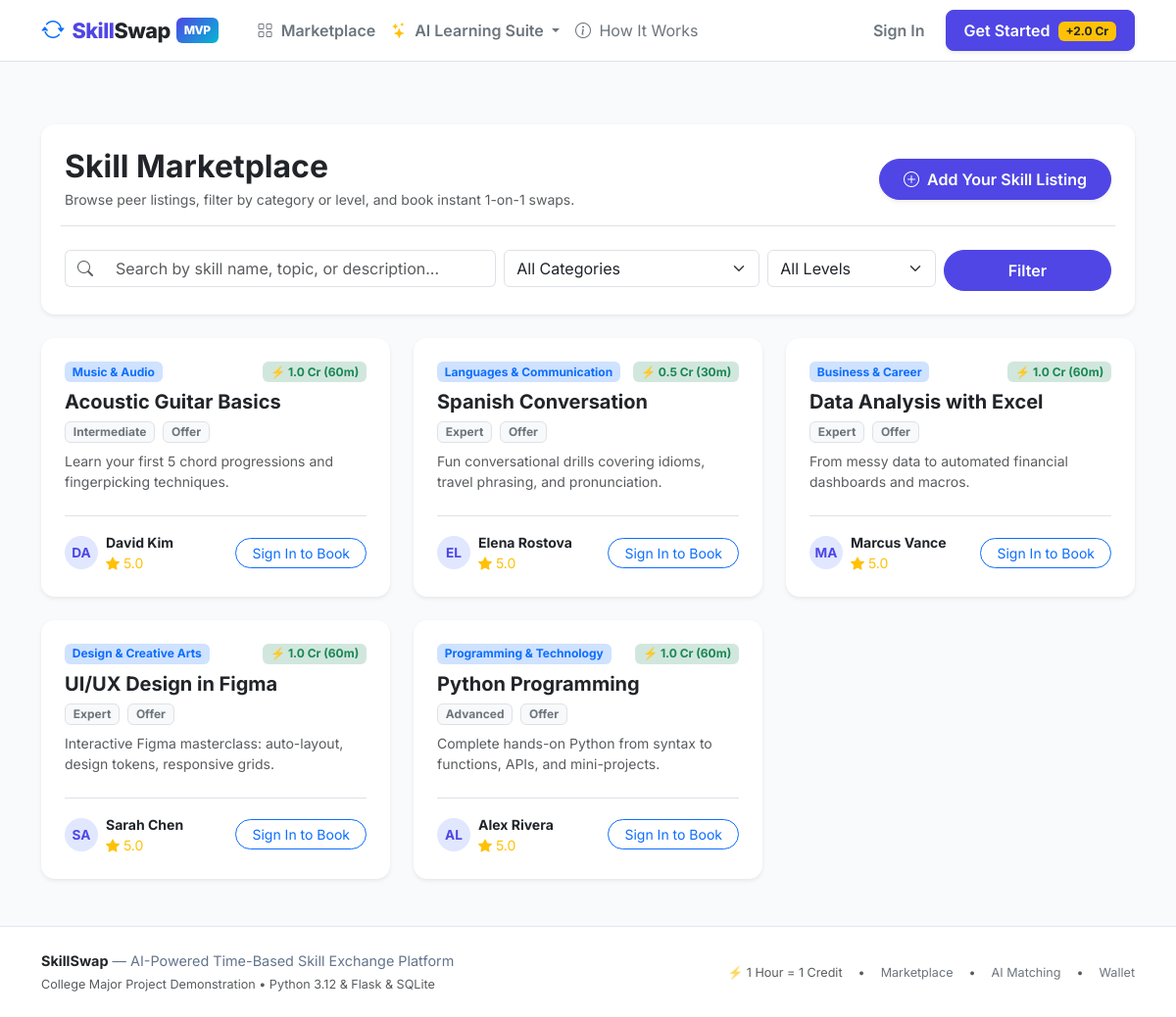
Screenshot of /skills/ with the database file from the repository.
### app/models/skills.py (models this page shows, shortened)
class UserSkill(db.Model):
    __tablename__ = "user_skills"
    id = db.Column(db.Integer, primary_key=True)
    user_id = db.Column(db.Integer, db.ForeignKey("users.id"), nullable=False, index=True)
    skill_id = db.Column(db.Integer, db.ForeignKey("skills.id"), nullable=False, index=True)
    kind = db.Column(db.String(10), default="offer", nullable=False)  # 'offer' or 'want'
    level = db.Column(db.String(20), default="Intermediate", nullable=False)  # Beginner, Intermediate, Advanced, Expert
    description = db.Column(db.Text, default="")
    session_minutes = db.Column(db.Integer, default=60, nullable=False)
    is_active = db.Column(db.Boolean, default=True, nullable=False)
    created_at = db.Column(db.DateTime, default=lambda: datetime.now(timezone.utc), nullable=False)
    user = db.relationship("User", back_populates="skills")
    skill = db.relationship("Skill", back_populates="user_skills")
    @property
    def credit_cost(self) -> float:
        return round(self.session_minutes / 60.0, 2)

class SkillCategory(db.Model):
    __tablename__ = "skill_categories"
    id = db.Column(db.Integer, primary_key=True)
    name = db.Column(db.String(64), unique=True, nullable=False, index=True)
    description = db.Column(db.String(255), default="")
    icon = db.Column(db.String(64), default="bi-mortarboard")
    skills = db.relationship("Skill", back_populates="category", cascade="all, delete-orphan", lazy="dynamic")

class Skill(db.Model):
    __tablename__ = "skills"
    id = db.Column(db.Integer, primary_key=True)
    category_id = db.Column(db.Integer, db.ForeignKey("skill_categories.id"), nullable=False, index=True)
    name = db.Column(db.String(100), nullable=False, index=True)
    category = db.relationship("SkillCategory", back_populates="skills")
    user_skills = db.relationship("UserSkill", back_populates="skill", cascade="all, delete-orphan", lazy="dynamic")
    bookings = db.relationship("Booking", back_populates="skill", lazy="dynamic")
    __table_args__ = (
        db.UniqueConstraint("category_id", "name", name="uq_category_skill_name"),
    )

### app/models/user.py (models this page shows, shortened)
class User(UserMixin, db.Model):
    __tablename__ = "users"
    id = db.Column(db.Integer, primary_key=True)
    username = db.Column(db.String(64), unique=True, nullable=False, index=True)
    email = db.Column(db.String(120), unique=True, nullable=False, index=True)
    password_hash = db.Column(db.String(256), nullable=False)
    full_name = db.Column(db.String(100), nullable=False)
    role = db.Column(db.String(20), default="user", nullable=False)  # 'user', 'admin'
    status = db.Column(db.String(20), default="active", nullable=False)  # 'active', 'suspended'
    bio = db.Column(db.Text, default="")
    headline = db.Column(db.String(150), default="")
    location = db.Column(db.String(100), default="")
    timezone = db.Column(db.String(50), default="UTC")
    avatar_path = db.Column(db.String(255), nullable=True)
    created_at = db.Column(db.DateTime, default=lambda: datetime.now(timezone.utc), nullable=False)
    updated_at = db.Column(db.DateTime, default=lambda: datetime.now(timezone.utc), onupdate=lambda: datetime.now(timezone.utc), nullable=False)
    wallet = db.relationship("Wallet", back_populates="user", uselist=False, cascade="all, delete-orphan")
    skills = db.relationship("UserSkill", back_populates="user", cascade="all, delete-orphan", lazy="dynamic")
    availability = db.relationship("AvailabilitySlot", back_populates="user", cascade="all, delete-orphan")
    bookings_as_learner = db.relationship(
        "Booking", foreign_keys="Booking.learner_id", back_populates="learner", lazy="dynamic"
    )
    bookings_as_teacher = db.relationship(
        "Booking", foreign_keys="Booking.teacher_id", back_populates="teacher", lazy="dynamic"
    )
    reviews_given = db.relationship(
        "Review", foreign_keys="Review.reviewer_id", back_populates="reviewer", lazy="dynamic"
    )
    reviews_received = db.relationship(
        "Review", foreign_keys="Review.reviewee_id", back_populates="reviewee", lazy="dynamic"
    )
    notifications = db.relationship("Notification", back_populates="user", cascade="all, delete-orphan", lazy="dynamic")
    roadmaps = db.relationship("LearningRoadmap", back_populates="user", cascade="all, delete-orphan", lazy="dynamic")
    quizzes = db.relationship("GeneratedQuiz", back_populates="user", cascade="all, delete-orphan", lazy="dynamic")
    ai_conversations = db.relationship("AIConversation", back_populates="user", cascade="all, delete-orphan", lazy="dynamic")
    ai_prefs = db.relationship("UserAIPrefs", back_populates="user", uselist=False, cascade="all, delete-orphan")
    @property
    def average_rating(self) -> float:
        reviews = self.reviews_received.all()
        if not reviews:
            return 5.0
        return round(sum(r.rating for r in reviews) / len(reviews), 1)

### app/models/review.py (models this page shows, shortened)
class Review(db.Model):
    __tablename__ = "reviews"
    id = db.Column(db.Integer, primary_key=True)
    booking_id = db.Column(db.Integer, db.ForeignKey("bookings.id"), nullable=False, index=True)
    reviewer_id = db.Column(db.Integer, db.ForeignKey("users.id"), nullable=False, index=True)
    reviewee_id = db.Column(db.Integer, db.ForeignKey("users.id"), nullable=False, index=True)
    rating = db.Column(db.Integer, nullable=False)  # 1 to 5
    comment = db.Column(db.Text, default="")
    created_at = db.Column(db.DateTime, default=lambda: datetime.now(timezone.utc), nullable=False)
    booking = db.relationship("Booking", back_populates="reviews")
    reviewer = db.relationship("User", foreign_keys=[reviewer_id], back_populates="reviews_given")
    reviewee = db.relationship("User", foreign_keys=[reviewee_id], back_populates="reviews_received")
    __table_args__ = (
        db.UniqueConstraint("booking_id", "reviewer_id", name="uq_booking_reviewer"),
    )

### app/skills/routes.py (the view)
@bp.route("/")
def index():
    query_str = request.args.get("q", "").strip()
    category_id = request.args.get("category", type=int)
    kind = request.args.get("kind", "offer")  # default to teaching offers
    level = request.args.get("level", "")
    skills_query = UserSkill.query.filter_by(is_active=True)
    if kind:
        skills_query = skills_query.filter_by(kind=kind)
    if level:
        skills_query = skills_query.filter_by(level=level)
    if category_id:
        skills_query = skills_query.join(Skill).filter(Skill.category_id == category_id)
    if query_str:
        search_filter = f"%{query_str}%"
        skills_query = skills_query.join(Skill).filter(
            (Skill.name.ilike(search_filter))
            | (UserSkill.description.ilike(search_filter))
        )
    listings = skills_query.order_by(UserSkill.created_at.desc()).all()
    categories = SkillCategory.query.order_by(SkillCategory.name).all()
    return render_template(
        "skills/index.html",
        listings=listings,
        categories=categories,
        selected_category=category_id,
        selected_kind=kind,
        selected_level=level,
        search_query=query_str,
    )

### app/templates/skills/index.html (shortened to what this page needs)
{% extends "base.html" %}
{% block content %}
<div class="container py-4">
  <div class="card p-4 border-0 shadow-sm mb-4">
    <div class="row align-items-center gy-3">
      <div class="col-lg-6">
        <h2 class="fw-bold mb-1">Skill Marketplace</h2>
        <p class="text-muted small mb-0">Browse peer listings, filter by category or level, and book instant 1-on-1 swaps.</p>
      </div>
      <div class="col-lg-6 text-lg-end">
        <a href="{{ url_for('skills.new') }}" class="btn btn-primary rounded-pill px-4 fw-semibold shadow-sm">
          <i class="bi bi-plus-circle me-1"></i> Add Your Skill Listing
        </a>
      </div>
    </div>
    <form method="GET" action="{{ url_for('skills.index') }}" class="row g-2 mt-3 pt-3 border-top">
      <div class="col-md-5">
        <div class="input-group">
          <span class="input-group-text bg-white border-end-0"><i class="bi bi-search text-muted"></i></span>
          <input type="text" name="q" value="{{ search_query }}" class="form-control border-start-0" placeholder="Search by skill name, topic, or description...">
        </div>
      </div>
      <div class="col-md-3">
        <select name="category" class="form-select">
          <option value="">All Categories</option>
        </select>
      </div>
      <div class="col-md-2">
        <select name="level" class="form-select">
          <option value="">All Levels</option>
        </select>
      </div>
      <div class="col-md-2 d-flex gap-2">
        <button type="submit" class="btn btn-primary w-100 rounded-pill">Filter</button>
      </div>
    </form>
  </div>
  {% if listings %}
    <div class="row g-4">
      {% for listing in listings %}
        <div class="col-md-6 col-lg-4">
          <div class="card h-100 p-4 border-0 shadow-sm card-hover d-flex flex-column">
            <div class="d-flex justify-content-between align-items-start mb-2">
              <span class="badge bg-primary-subtle text-primary">{{ listing.skill.category.name }}</span>
              <span class="badge bg-success-subtle text-success fw-bold">
                ⚡ {{ listing.credit_cost }} Cr ({{ listing.session_minutes }}m)
              </span>
            </div>
            <h5 class="fw-bold mb-2 text-dark">
              <a href="{{ url_for('skills.detail', skill_id=listing.skill_id) }}" class="text-decoration-none text-dark">
                {{ listing.skill.name }}
              </a>
            </h5>
            <div class="d-flex gap-2 mb-2">
              <span class="badge bg-light text-secondary border small">{{ listing.level }}</span>
              <span class="badge bg-light text-secondary border small">{{ listing.kind.title() }}</span>
            </div>
            <p class="text-muted small mb-4 flex-grow-1" style="line-height: 1.5;">
              {{ listing.description[:120] }}{% if listing.description|length > 120 %}...{% endif %}
            </p>
            <div class="d-flex align-items-center justify-content-between pt-3 border-top mt-auto">
              <a href="{{ url_for('auth.profile', username=listing.user.username) }}" class="d-flex align-items-center gap-2 text-decoration-none text-dark">
                <div class="avatar-circle" style="width: 34px; height: 34px; font-size: 0.85rem;">
                  {{ listing.user.username[:2].upper() }}
                </div>
                <div>
                  <div class="fw-bold small">{{ listing.user.full_name }}</div>
                  <div class="text-warning small"><i class="bi bi-star-fill"></i> {{ listing.user.average_rating }}</div>
                </div>
              </a>
              {% if current_user.is_authenticated and current_user.id != listing.user.id %}
                <a href="{{ url_for('bookings.new', user_skill_id=listing.id) }}" class="btn btn-primary btn-sm rounded-pill px-3">
                  Book Swap
                </a>
              {% elif not current_user.is_authenticated %}
                <a href="{{ url_for('auth.login') }}" class="btn btn-outline-primary btn-sm rounded-pill px-3">
                  Sign In to Book
                </a>
              {% else %}
                <span class="badge bg-secondary-subtle text-secondary">Your Listing</span>
              {% endif %}
            </div>
          </div>
        </div>
      {% endfor %}
    </div>
  {% endif %}
</div>
{% endblock %}

### app/static/css/custom.css (style rules this page uses)
:root { --primary: #4f46e5; --primary-hover: #4338ca; --primary-light: #e0e7ff; --accent: #10b981; --accent-hover: #059669; --accent-light: #d1fae5; --dark: #0f172a; --dark-surface: #1e293b; --gray-border: #e2e8f0; --gray-bg: #f8fafc; --font-family: 'Inter', system-ui, -apple-system, sans-serif; }
body { font-family: var(--font-family); background-color: var(--gray-bg); color: #334155; min-height: 100vh; display: flex; flex-direction: column; }
.card { border: 1px solid var(--gray-border); border-radius: 14px; box-shadow: 0 4px 15px -2px rgba(15, 23, 42, 0.04); transition: transform 0.2s ease, box-shadow 0.2s ease; background: white; }
.btn-primary { background-color: var(--primary); border-color: var(--primary); border-radius: 8px; font-weight: 600; padding: 8px 18px; }
.avatar-circle { width: 44px; height: 44px; border-radius: 50%; background: var(--primary-light); color: var(--primary); font-weight: 700; display: inline-flex; align-items: center; justify-content: center; font-size: 1.1rem; }

### rows the page displays
UserSkill: skill.category.name "Music & Audio", credit_cost "1.0", session_minutes "60", skill.name "Acoustic Guitar Basics", level "Intermediate", kind "Offer", description "Learn your first 5 chord progressions and fingerpicking techniques.", user "DA", user.full_name "David Kim", user.average_rating "5.0"
UserSkill: skill.category.name "Languages & Communication", credit_cost "0.5", session_minutes "30", skill.name "Spanish Conversation", level "Expert", kind "Offer", description "Fun conversational drills covering idioms, travel phrasing, and pronunciation.", user "EL", user.full_name "Elena Rostova", user.average_rating "5.0"
UserSkill: skill.category.name "Business & Career", credit_cost "1.0", session_minutes "60", skill.name "Data Analysis with Excel", level "Expert", kind "Offer", description "From messy data to automated financial dashboards and macros.", user "MA", user.full_name "Marcus Vance", user.average_rating "5.0"
UserSkill: skill.category.name "Design & Creative Arts", credit_cost "1.0", session_minutes "60", skill.name "UI/UX Design in Figma", level "Expert", kind "Offer", description "Interactive Figma masterclass: auto-layout, design tokens, responsive grids.", user "SA", user.full_name "Sarah Chen", user.average_rating "5.0"
UserSkill: skill.category.name "Programming & Technology", credit_cost "1.0", session_minutes "60", skill.name "Python Programming", level "Advanced", kind "Offer", description "Complete hands-on Python from syntax to functions, APIs, and mini-projects.", user "AL", user.full_name "Alex Rivera", user.average_rating "5.0"
